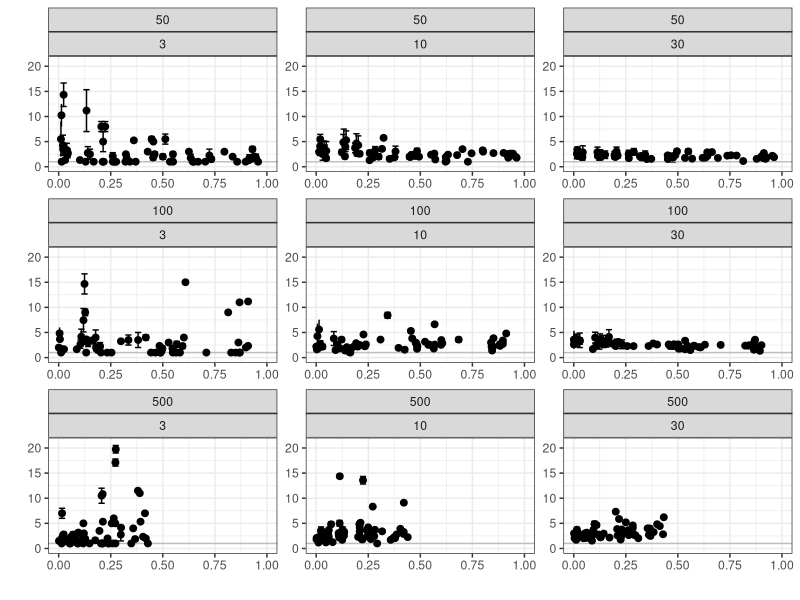

The R script that drew this image:
library(ggplot2)

dat_raw <- read.table('compiled_data_post.txt', head = T, as.is = T)

#dat_raw$error_min <- (dat_raw$min_t - dat_raw$sim_t) / dat_raw$sim_t
#dat_raw$error_max <- (dat_raw$max_t - dat_raw$sim_t) / dat_raw$sim_t

dat_raw$error_min <- dat_raw$min_t / dat_raw$sim_t
dat_raw$error_max <- dat_raw$max_t / dat_raw$sim_t


dat1.1 <- dat_raw
dat1.1$ntax <- factor(dat1.1$ntax)
dat1.1$slen <- factor(dat1.1$slen)

#plot1.1 <- ggplot(dat1.1, aes(x = jitter(sim_t), y = ((error_max - error_min) / 2) + error_min)) + geom_errorbar(aes(ymin = error_min , ymax = error_max), width = 0.5) + xlab('Simulated number of transitions') + ylab('Estimated number of transitions') + geom_abline(intercept = 1, slope = 0)  + xlim(0, 30) + facet_wrap(~slen + ntax, ncol = 3) + ggtitle('Estimated vs. simulated number of transitions \n(Sequence length, number of taxa)') + theme_bw() + ylim(0, 5)

plot1.1 <- ggplot(dat1.1, aes(x = jitter(exp_t), y = sim_t)) + geom_point() + facet_wrap(~ntax, ncol = 3)

#+ geom_errorbar(aes(ymin = error_min , ymax = error_max), width = 0.5) + xlab('Simulated number of transitions') + ylab('Estimated number of transitions') + geom_abline(intercept = 1, slope = 0)  + xlim(0, 30) + facet_wrap(~slen + ntax, ncol = 3) + ggtitle('Estimated vs. simulated number of transitions \n(Sequence length, number of taxa)') + theme_bw() + ylim(0, 5)


#print(plot1.1)

#stop('dechire')

#####

dat1.2 <- dat_raw
dat1.2$ntax <- factor(dat1.2$ntax)
#dat1.2$slen[dat1.2$slen == 1000] <- dat1.2$slen[dat1.2$slen == 1000] - 800
dat1.2$exp_t <- factor(dat1.2$exp_t)
dat1.2$slen <- jitter(dat1.2$slen, amount = 2)
dat1.2$mean_post <- jitter(dat1.2$mean_post, amount = 0.02)


#plot1.2 <- ggplot(dat1.2, aes(x = slen, y =  ((error_max - error_min) / 2) + error_min)) + geom_errorbar(aes(ymin = error_min, ymax = error_max), width = 4) + xlim(0, 205) + facet_wrap(~exp_t + ntax, scales = 'free') + ylim(-2, 10) + ylab('Error in estimated number of transitions (Esitimated / simulated)') + xlab('Sequence length') + ggtitle('Errors in estimates vs. sequence length \n(Expected transitions, number of taxa)') + theme(axis.ticks = element_blank(), axis.text.x = element_blank()) + theme_bw() + geom_abline(intercept = 1, slope = 0)

plot1.2 <- ggplot(dat1.2, aes(x = mean_post, y = ((error_max - error_min) / 2) + error_min)) + geom_errorbar(aes(ymin = error_min, ymax = error_max, width = 0.03)) + facet_wrap(~ntax + exp_t, scales = 'free')+ xlab('') + theme(axis.ticks = element_blank(), axis.text.x = element_blank()) + theme_bw() + geom_abline(intercept = 1, slope = 0, col = 'grey') + ylab ('') + ylim(0, 21)  + geom_point(size = 2)+ xlim(0, 1) 


pdf(file = 'Fig1_post_500tax.pdf', useDingbats = F, width = 12, height = )
print(plot1.2)
dev.off()
